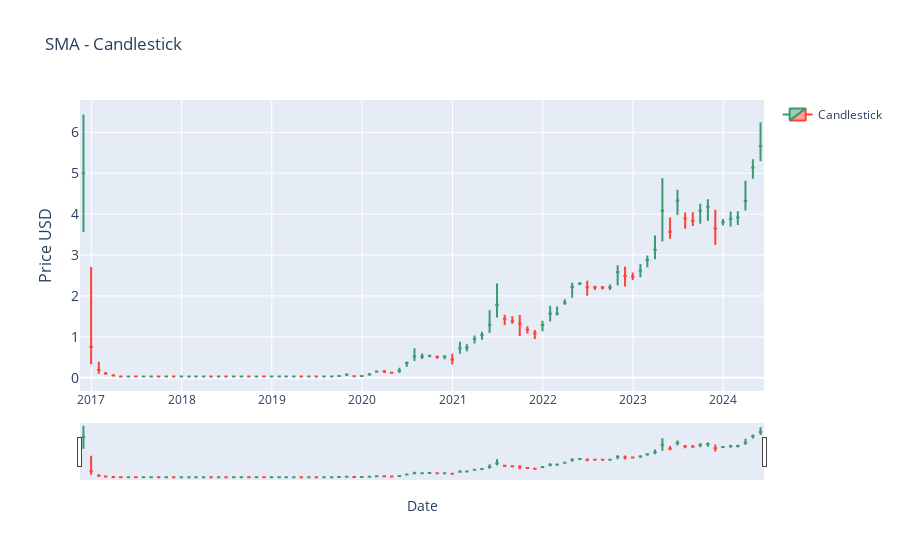

Source (notebook cell):
### Code cell
# SIMPLE Moving Average (SMA) -  CANDLESTICK  
 # | Part of Moving Averages (2) block

# NOTE: this produces candlesticks based on (specified time frame e.g. Weekly) data


import plotly.graph_objects as go
import pandas as pd
from ipywidgets import interact, DatePicker
import numpy as np

# renames current item to df
df = current_item

# Resample the data to weekly timeframe
# NOTE: Range can be altered: 'W' (week), 'M' (Month), '2D' (2 Days)
new_data = df.resample('M').agg({
    'price_usd': ['max', 'min', 'mean'],
    'volume': 'sum'
})


# Slices the multi-level columns and renames
new_data.columns = ['high', 'low', 'mean', 'volume']
# print(new_data.head(10))

# Function to update the graph based on the selected date range
def update_graph(start_date, end_date):


    mask = (new_data.index >= pd.to_datetime(start_date)) & (new_data.index <= pd.to_datetime(end_date))
    filtered_data = new_data.loc[mask]

    
    # Creating the candlestick chart
    fig = go.Figure(data=[go.Candlestick(x=filtered_data.index,
                                         open=filtered_data['mean'],
                                         high=filtered_data['high'],
                                         low=filtered_data['low'],
                                         close=filtered_data['mean'],
                                         name='Candlestick')])
    


    # Formatting
    fig.update_layout(
        title='SMA - Candlestick',
        xaxis_title='Date',
        yaxis_title='Price USD',
        yaxis=dict(
            title='Price USD',
            titlefont_size=16,
            tickfont_size=14,
        ),
        
        showlegend=True
    )

    fig.show()


# Creating interactive widgets for date selection
start_date_picker = DatePicker(description='Start Date', value=START_DATE)
end_date_picker = DatePicker(description='End Date', value=END_DATE)

# Display the interactive widget
interact(update_graph, start_date=start_date_picker, end_date=end_date_picker)
